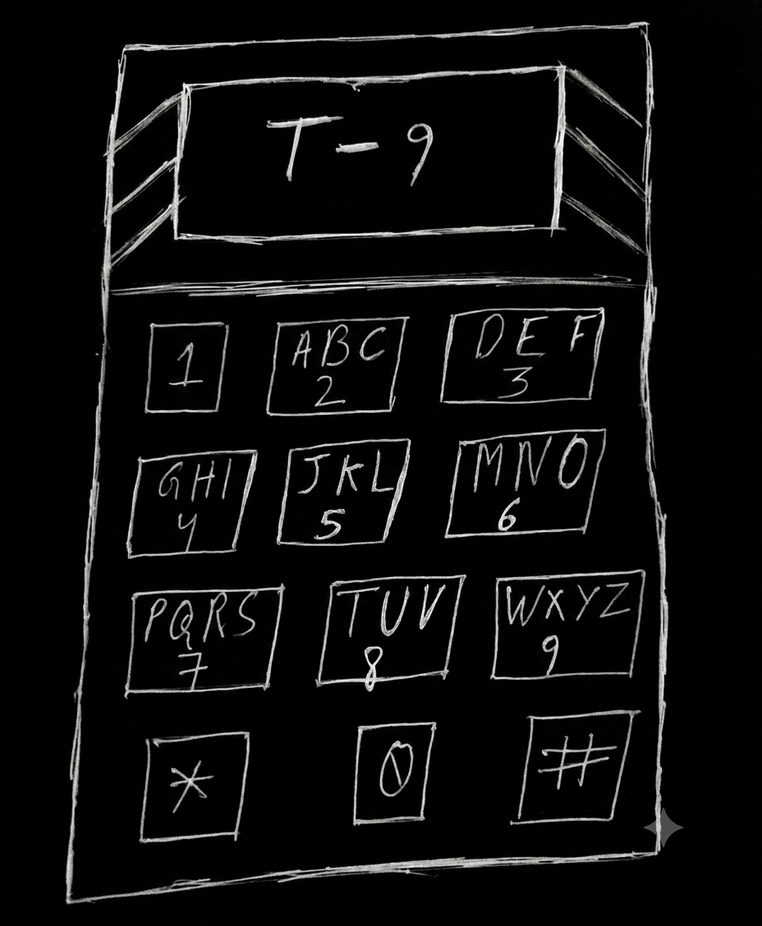
#> input picture steg/t9.png, 762 x 926 px, shrunk from 928 x 1128 before the run, found by its file name
$ python colorful_border.py
#> lines starting #> are read from the running program, lines starting #| are printed output that depends on the picture
from PIL import Image, ImageOps
image = Image.open('t9.png')
#> image is the input picture: PIL image 762x926 RGB; mean R, G, B 13.2, 13.3, 13.2
ib = ImageOps.expand(image=image, border=100, fill=(255,255,0))
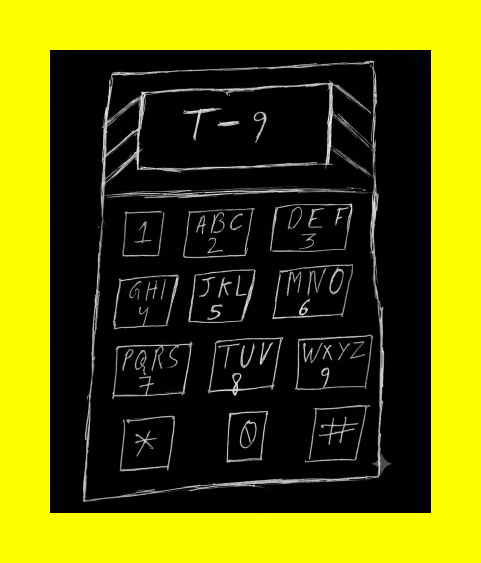
#> ib: PIL image 962x1126 RGB (shown at 1/2 size); mean R, G, B 97.5, 97.6, 8.6
ib.show()

$ run again, with steg/bar.png copied over steg/t9.png
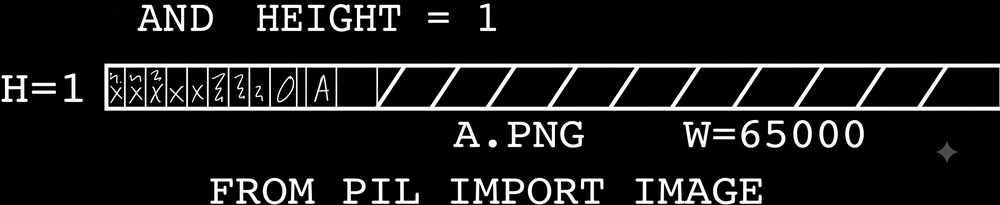
#> input picture steg/bar.png, 1000 x 205 px, shrunk from 2263 x 464 before the run, found by its file name
#> image is the input picture: PIL image 1000x205 RGB; mean R, G, B 26, 26, 26
#> `ib = ImageOps.expand(image=image, border=100, fill=(255,255,0))`:
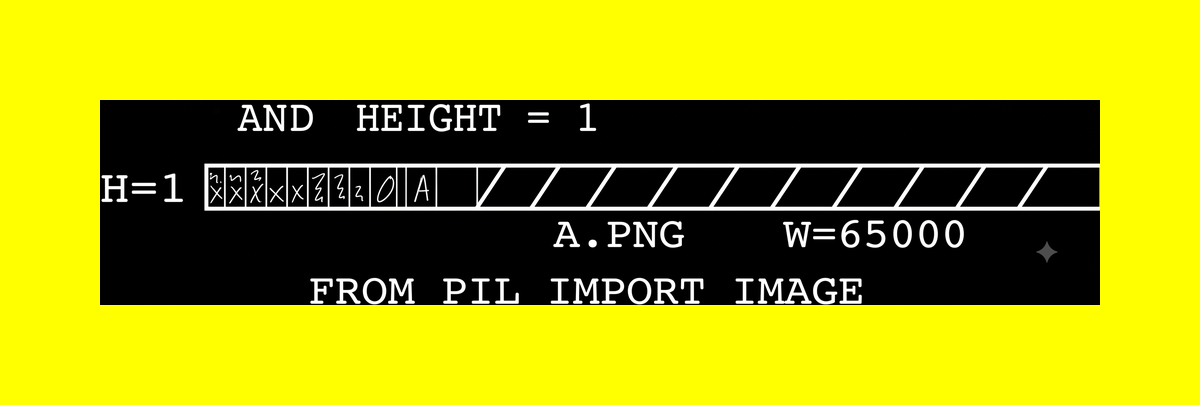
#> ib: PIL image 1200x405 RGB; mean R, G, B 158.4, 158.4, 10.9

$ run again, with steg/my.png copied over steg/t9.png
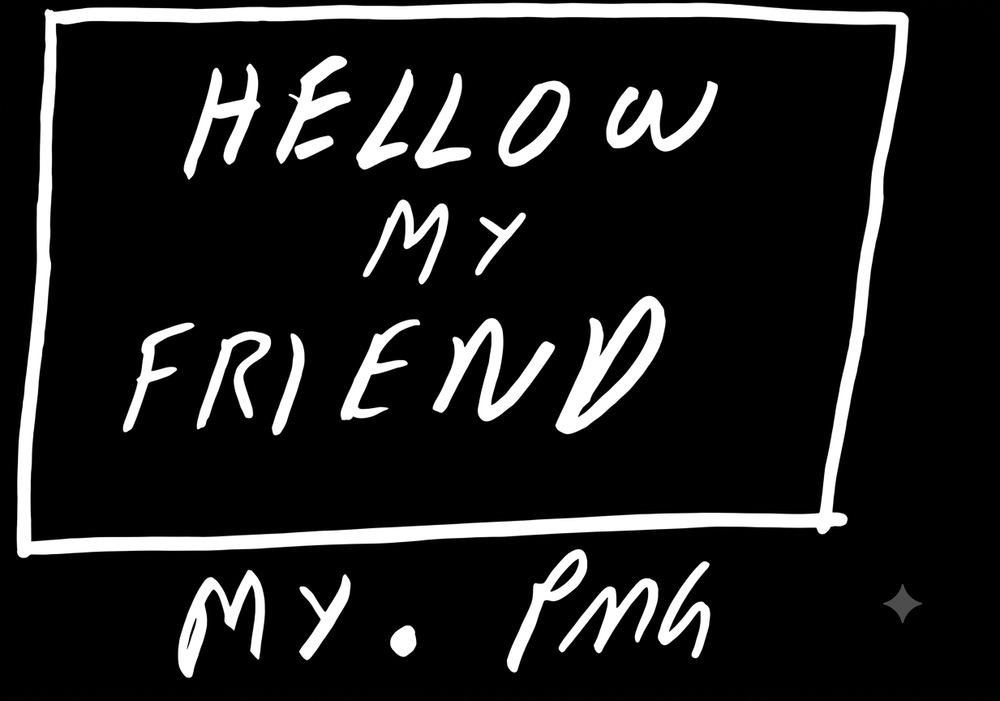
#> input picture steg/my.png, 1000 x 701 px, shrunk from 1233 x 864 before the run, found by its file name
#> image is the input picture: PIL image 1000x701 RGB; mean R, G, B 30.5, 30.5, 30.5
#> `ib = ImageOps.expand(image=image, border=100, fill=(255,255,0))`:
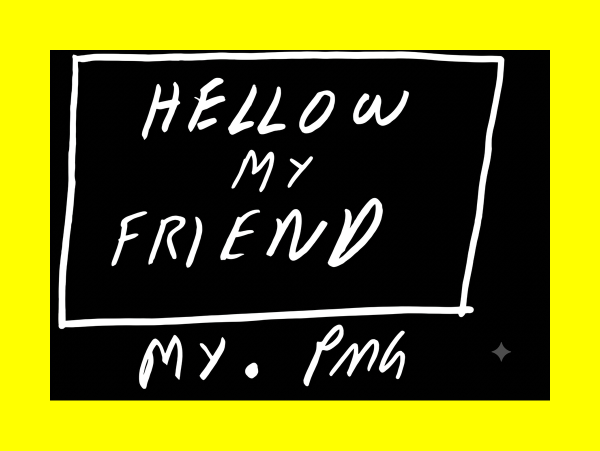
#> ib: PIL image 1200x901 RGB (shown at 1/2 size); mean R, G, B 109.4, 109.5, 19.8

$ run again, with steg/noice.png copied over steg/t9.png
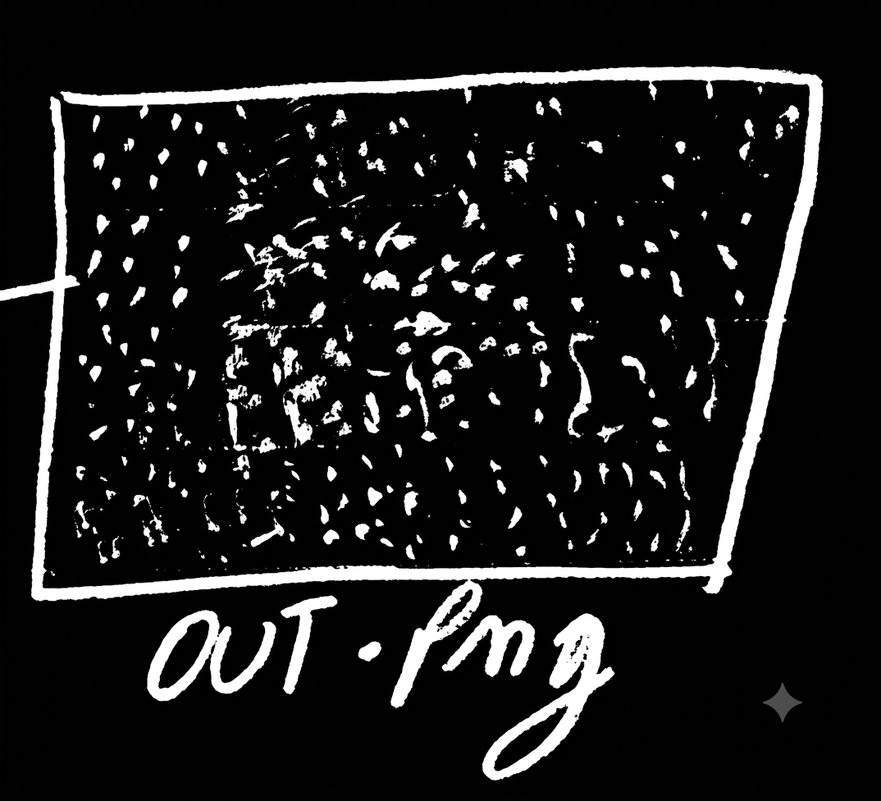
#> input picture steg/noice.png, 881 x 801 px, shrunk from 1074 x 976 before the run, found by its file name
#> image is the input picture: PIL image 881x801 RGB; mean R, G, B 27.5, 27.5, 27.5
#> `ib = ImageOps.expand(image=image, border=100, fill=(255,255,0))`:
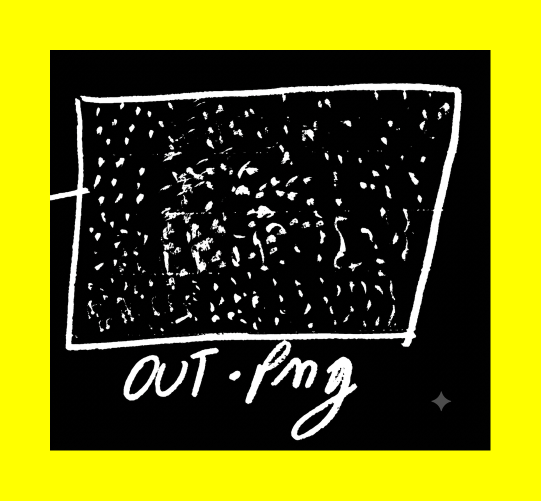
#> ib: PIL image 1081x1001 RGB (shown at 1/2 size); mean R, G, B 106.6, 106.6, 17.9
